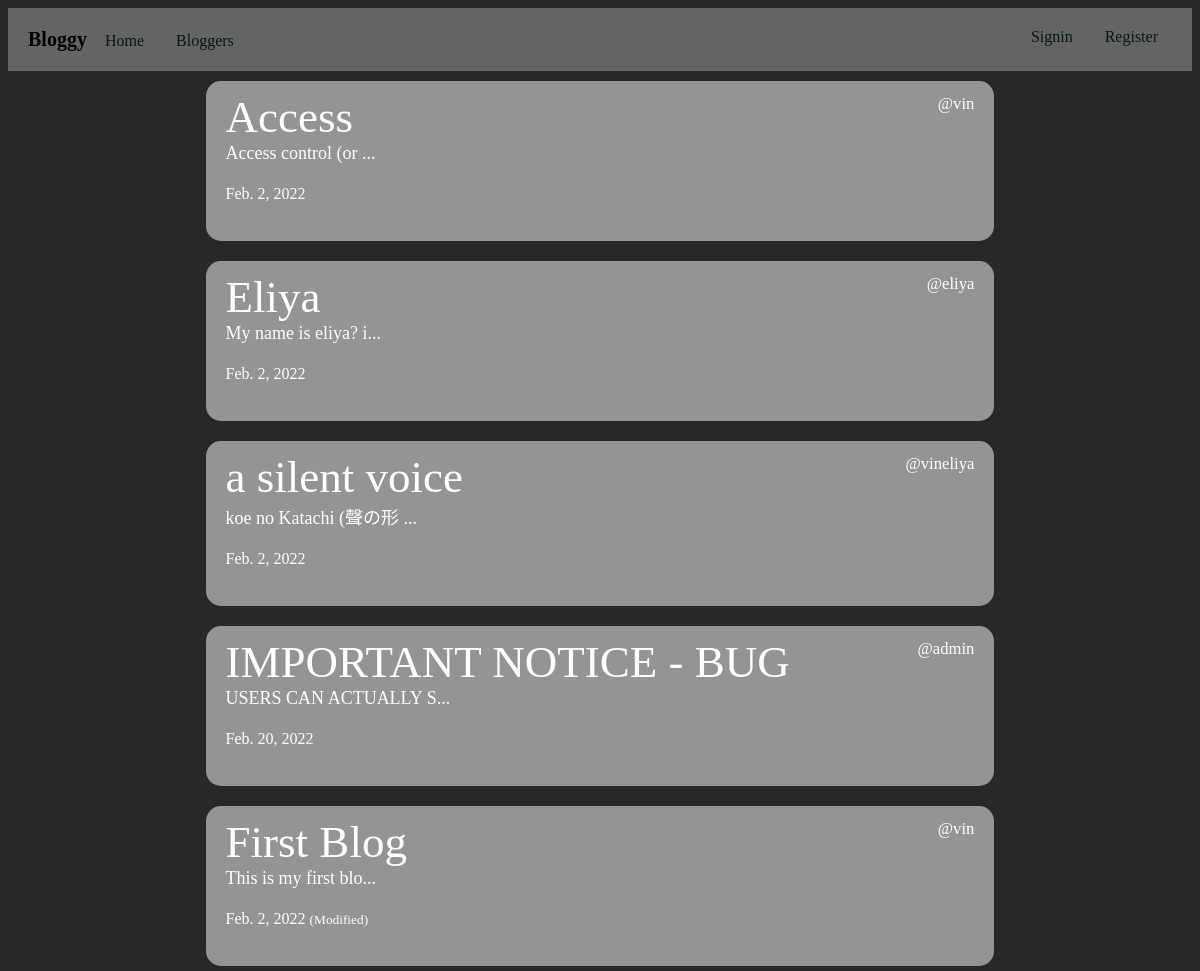
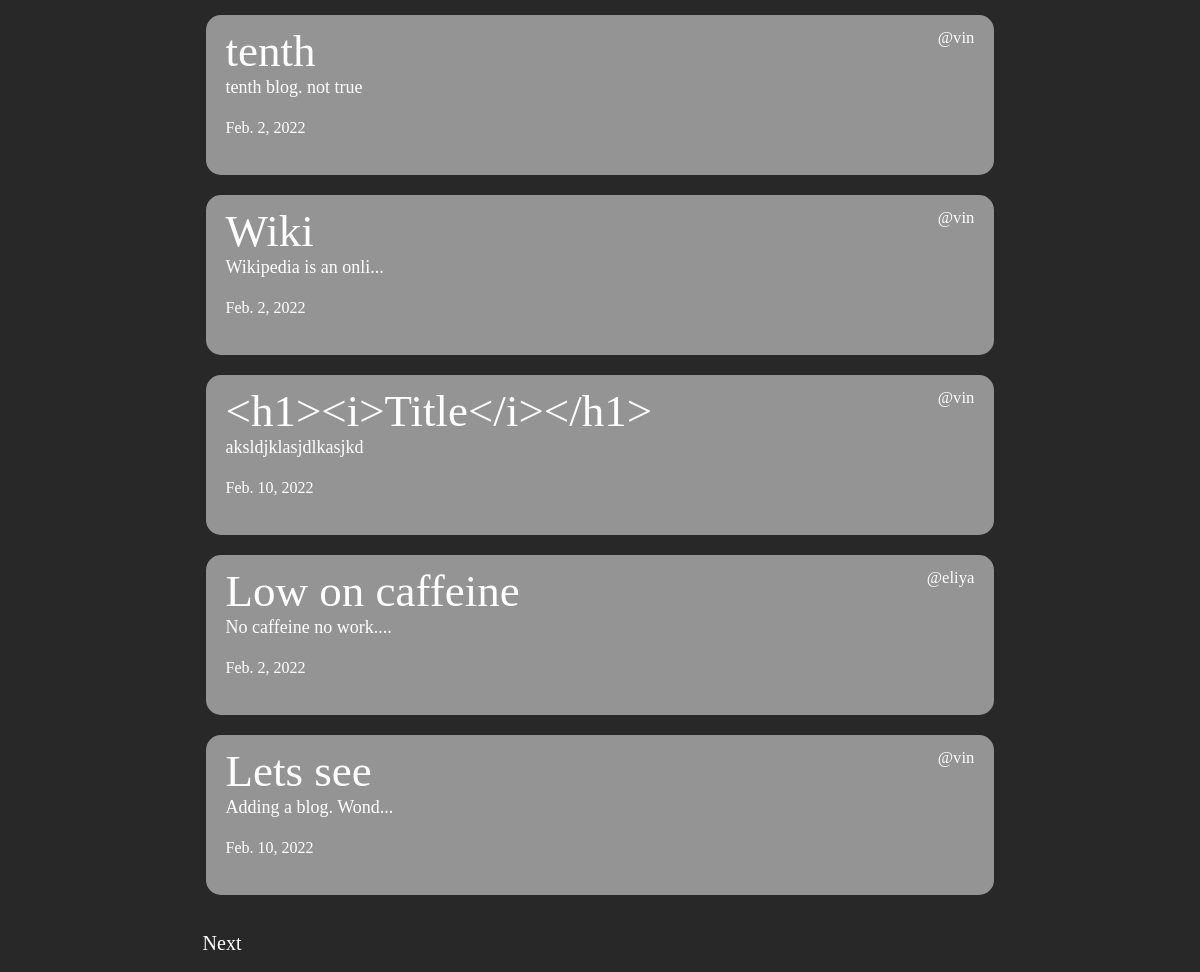
The app's page /we_blog/home/ with its own data (2 pictures, top to bottom).
### we_blog/models.py (models this page shows, shortened)
class OurBlog(models.Model):
    writer = models.ForeignKey(User, on_delete=models.CASCADE)
    heading = models.CharField(max_length=30, null=False)
    content = models.CharField(max_length=3000, null=False)
    created_date = models.DateField(auto_now_add=True)
    modified_date = models.DateField(auto_now=True)

### we_blog/views.py (the view)
# urls.py: path('we_blog/', include('we_blog.urls'))
def we_blog(request):
    our_blogs = OurBlog.objects.all()
    if request.method == 'GET':
        try:
            b_logs = random.sample(list(our_blogs), 10)
        except Exception:
            b_logs = our_blogs
        return render(request, 'general/home.html', {'blogs': b_logs})

### we_blog/templates/general/home.html (shortened to what this page needs)
{% extends 'core/core.html' %}
{% load static %}
{% block body %}
        {% if not blogs %}
        <div class="jumbotron">
            <h1>There are currently no blogs.</h1>
        </div>
        {% else %}
            {% for blog in blogs %}
                <div class="jumbotron">
                    <div class="blog">
                        <div class="writer"><small>@{{blog.writer}}</small></div>
                        <a class="show_blog" href="{% url 'show_blog' b_id=blog.id %}">
                            <div class="heading">{{blog.heading}}</div>
                        </a>
                        <div class="content">
                            {% if blog.content|length > 20 %}
                                {{ blog.content|slice:":20" }}...
                            {% else %}
                                {{blog.content}}
                            {% endif %}<br><br>
                        </div>
                        <div class="created_date">
                            {{blog.created_date}}
                            {% if blog.created_date != blog.modified_date %}
                                <small>(Modified)</small>
                            {% endif %}
                        </div>
                        <br>
                    </div>
                </div>
            {% endfor %}
        {% endif %}
        <div class="below">
            {% if blogs|length == 10 %}
                    <div class="nextblog">
                        <a href="{% url 'home' %}" class="add">Next</a>
                    </div>
            {% endif %}
        </div>
{% endblock body %}

### static/css/style.css (style rules this page uses)
body { background-color: rgb(40,40,40); }
.jumbotron { background-color: rgba(255,255,255, 0.5); margin: 10px 20px 20px; padding: 10px 20px 20px; border-radius: 15px; font-family: 'Times New Roman', Times, serif; }
a { text-decoration: none; margin: 5px; padding: 9px; color: rgb(7,25,12); border-radius: 9px; }
a.add { color:white; margin-right: 25px; padding: 12px; font-size: 20px; border-radius: 0px; float:right; }
.heading { font-size: 45px; }
.writer { font-size: 20px; float: right; }
.content { font-size: 18px; }
.show_blog { margin: 0px; padding: 0px; color: white; }
.nextblog { float: left; }

### records on screen
OurBlog: writer "vin", heading "Access", content "Access control (or", created_date "Feb. 2, 2022"
OurBlog: writer "eliya", heading "Eliya", content "My name is eliya? i", created_date "Feb. 2, 2022"
OurBlog: writer "vineliya", heading "a silent voice", content "koe no Katachi (聲の形", created_date "Feb. 2, 2022"
OurBlog: writer "admin", heading "IMPORTANT NOTICE - BUG", content "USERS CAN ACTUALLY S", created_date "Feb. 20, 2022"
OurBlog: writer "vin", heading "First Blog", content "This is my first blo", created_date "Feb. 2, 2022", modified_date "(Modified)"
OurBlog: writer "vin", heading "tenth", content "tenth blog. not true", created_date "Feb. 2, 2022"
OurBlog: writer "vin", heading "Wiki", content "Wikipedia is an onli", created_date "Feb. 2, 2022"
OurBlog: writer "vin", heading "<h1><i>Title</i></h1>", content "aksldjklasjdlkasjkd", created_date "Feb. 10, 2022"
OurBlog: writer "eliya", heading "Low on caffeine", content "No caffeine no work.", created_date "Feb. 2, 2022"
OurBlog: writer "vin", heading "Lets see", content "Adding a blog. Wond", created_date "Feb. 10, 2022"
